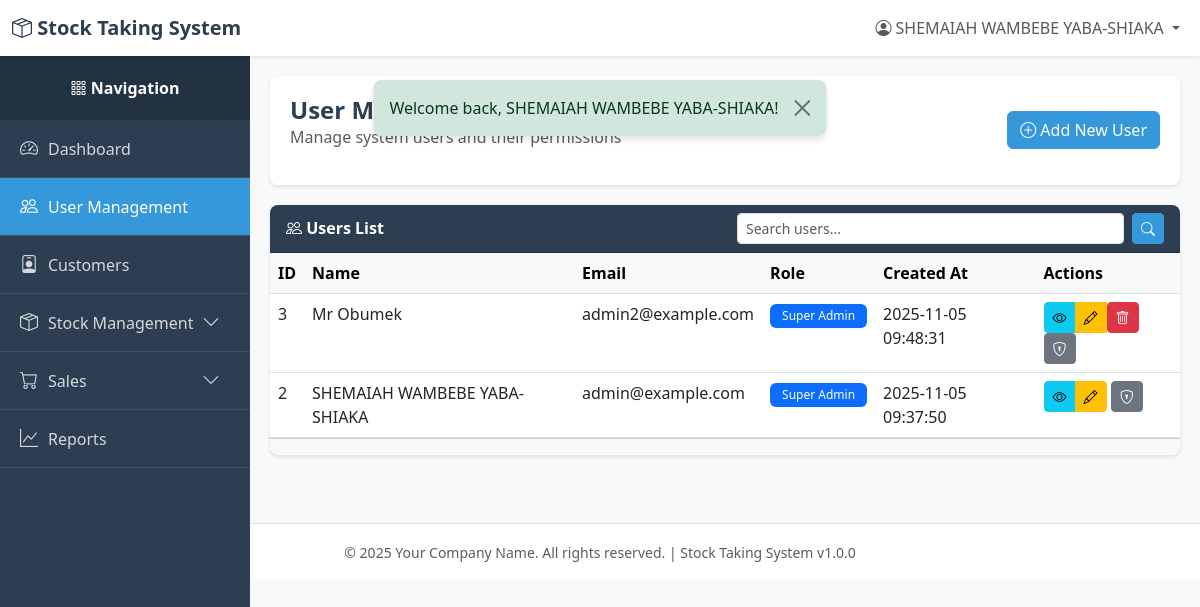
The app's page /index.php?page=users (signed in), older data.
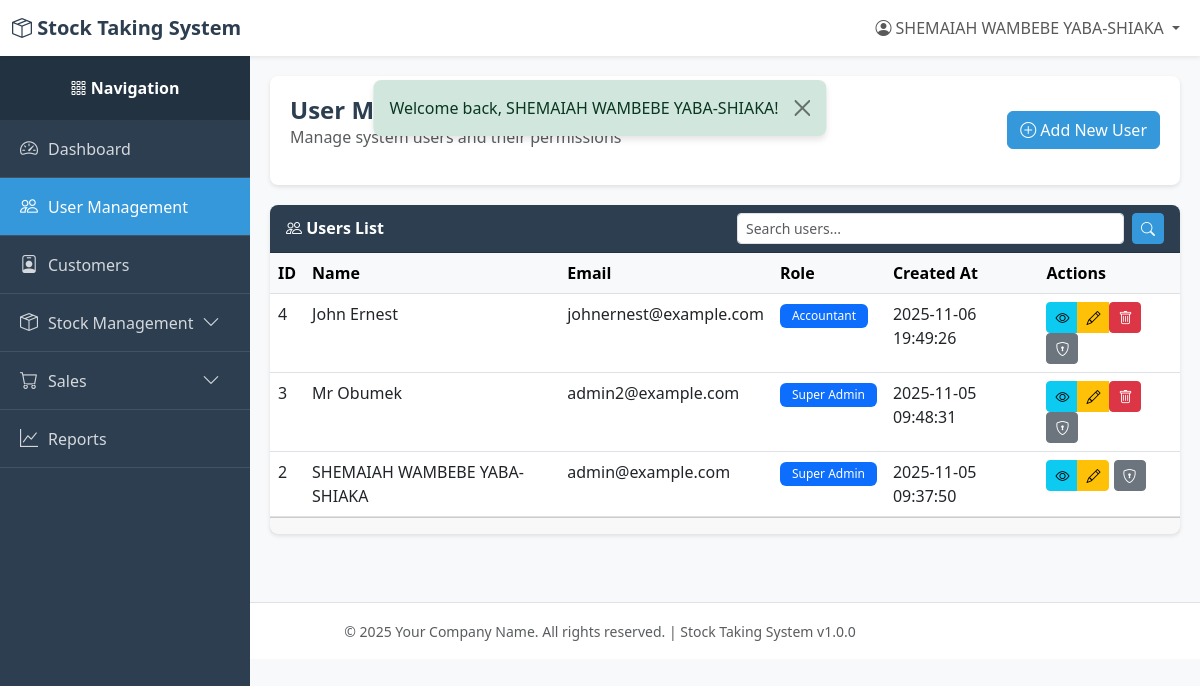
The same page, newer data.
### tables this page shows
CREATE TABLE `users` (
  `id` int(11) NOT NULL,
  `email` varchar(255) NOT NULL,
  `password` varchar(255) NOT NULL,
  `name` varchar(255) NOT NULL,
  `role` varchar(50) NOT NULL DEFAULT 'viewer',
  `created_at` timestamp NOT NULL DEFAULT current_timestamp(),
  `updated_at` timestamp NULL DEFAULT NULL ON UPDATE current_timestamp(),
  `deleted_at` timestamp NULL DEFAULT NULL
);

### index.php (called while the page is built, shortened)
<?php
require_once __DIR__ . '/utils/auth_middleware.php';
require_once __DIR__ . '/controllers/routes.php';

### utils/auth_middleware.php (called while the page is built, shortened)
<?php
function hasPermission($module, $action = ACTION_VIEW) {
    if (isset($_SESSION['user_role']) && $_SESSION['user_role'] === ROLE_SUPER_ADMIN) {
        return true;
    }
    $permissions = $_SESSION['permissions'];
    return in_array($action, $permissions[$module]);
}
function getCurrentUserId() {
    return $_SESSION['user_id'] ?? null;
}
function getCurrentUser() {
    return [
        'id' => $_SESSION['user_id'],
        'email' => $_SESSION['user_email'],
        'name' => $_SESSION['user_name'] ?? '',
        'role' => $_SESSION['user_role'] ?? '',
        'permissions' => $_SESSION['permissions'] ?? []
    ];
}

### models/user.php (called while the page is built, shortened)
<?php
require_once __DIR__ . '/../config/db.php';
class User {
    private $db;
    private $table = 'users';
    public function __construct() {
        $this->db = Database::getInstance()->getConnection();
    }
    public function getAll($limit = RECORDS_PER_PAGE, $offset = 0) {
        try {
            $sql = "SELECT id, email, name, role, created_at, updated_at
                    FROM {$this->table}
                    WHERE deleted_at IS NULL
                    ORDER BY created_at DESC
                    LIMIT :limit OFFSET :offset";
            $stmt = $this->db->prepare($sql);
            $stmt->bindValue(':limit', $limit, PDO::PARAM_INT);
            $stmt->bindValue(':offset', $offset, PDO::PARAM_INT);
            $stmt->execute();
            return $stmt->fetchAll();
        } catch (PDOException $e) {
            error_log("User fetch error: " . $e->getMessage());
            return [];
        }
    }
}

### config/db.php (called while the page is built, shortened)
<?php
class Database {
    private static $instance = null;
    private $connection;
    private $host = 'localhost';
    private $db_name = 'stock_system';
    private $username = 'root';
    private $password = '';
    private $charset = 'utf8mb4';
    private function __construct() {
        try {
            $dsn = "mysql:host={$this->host};dbname={$this->db_name};charset={$this->charset}";
            $options = [
                PDO::ATTR_ERRMODE            => PDO::ERRMODE_EXCEPTION,
                PDO::ATTR_DEFAULT_FETCH_MODE => PDO::FETCH_ASSOC,
                PDO::ATTR_EMULATE_PREPARES   => false,
            ];
            $this->connection = new PDO($dsn, $this->username, $this->password, $options);
        } catch (PDOException $e) {
            error_log("Database Connection Error: " . $e->getMessage());
            die("Database connection failed. Please contact the administrator.");
        }
    }
    public static function getInstance() {
        if (self::$instance === null) {
            self::$instance = new self();
        }
        return self::$instance;
    }
    public function getConnection() {
        return $this->connection;
    }
}

### utils/helpers.php (called while the page is built, shortened)
<?php
function formatDate($date, $format = 'Y-m-d H:i:s') {
    $timestamp = strtotime($date);
    return $timestamp ? date($format, $timestamp) : $date;
}

### views/users/index.php (the view, shortened to what the changed rows need)
<?php
require_once __DIR__ . '/../../config/db.php';
require_once __DIR__ . '/../../models/user.php';
require_once __DIR__ . '/../../utils/helpers.php';
$currentPage = isset($_GET['page_num']) ? (int)$_GET['page_num'] : 1;
$searchQuery = $_GET['search'] ?? '';
$userModel = new User();
if (!empty($searchQuery)) {
    $users = $userModel->search($searchQuery, RECORDS_PER_PAGE, ($currentPage - 1) * RECORDS_PER_PAGE);
    $totalUsers = count($users);
} else {
    $users = $userModel->getAll(RECORDS_PER_PAGE, ($currentPage - 1) * RECORDS_PER_PAGE);
}
require_once __DIR__ . '/../../layout/header.php';
?>
<div class="content-wrapper">
    <div class="page-header">
        <div class="d-flex justify-content-between align-items-center">
            <div>
                <h1 class="page-title">User Management</h1>
            </div>
        </div>
    </div>
    <div class="card">
        <div class="card-body p-0">
            <?php if (empty($users)): ?>
            <div class="alert alert-info m-3">
                <i class="bi bi-info-circle"></i> No users found.
            </div>
            <?php else: ?>
            <div class="table-responsive">
                <table class="table table-hover mb-0">
                    <thead class="table-light">
                        <tr>
                            <th>ID</th>
                            <th>Name</th>
                            <th>Email</th>
                            <th>Role</th>
                            <th>Created At</th>
                            <th>Actions</th>
                        </tr>
                    </thead>
                    <tbody>
                        <?php foreach ($users as $user): ?>
                        <tr>
                            <td><?php echo $user['id']; ?></td>
                            <td><?php echo htmlspecialchars($user['name']); ?></td>
                            <td><?php echo htmlspecialchars($user['email']); ?></td>
                            <td>
                                <span class="badge bg-primary">
                                    <?php echo USER_ROLES[$user['role']] ?? $user['role']; ?>
                                </span>
                            </td>
                            <td><?php echo formatDate($user['created_at']); ?></td>
                            <td>
                                <?php
                                $id = $user['id'];
                                $canView = hasPermission(MODULE_USER_MANAGEMENT, ACTION_VIEW);
                                $canEdit = hasPermission(MODULE_USER_MANAGEMENT, ACTION_EDIT);
                                $canDelete = hasPermission(MODULE_USER_MANAGEMENT, ACTION_DELETE) && $user['id'] != getCurrentUserId();
                                include __DIR__ . '/../../layout/quick_action_buttons.php';
                                ?>
                                <?php if (hasPermission(MODULE_USER_MANAGEMENT, ACTION_EDIT)): ?>
                                <a href="/new-stock-system/index.php?page=users_permissions&id=<?php echo $user['id']; ?>"
                                   class="btn btn-sm btn-secondary"
                                   title="Manage Permissions">
                                    <i class="bi bi-shield-lock"></i>
                                </a>
                                <?php endif; ?>
                            </td>
                        </tr>
                        <?php endforeach; ?>
                    </tbody>
                </table>
            </div>
            <?php endif; ?>
        </div>
    </div>
</div>
<?php require_once __DIR__ . '/../../layout/footer.php'; ?>

### layout/header.php (shortened to what the changed rows need)
<?php
require_once __DIR__ . '/../utils/helpers.php';
$currentUser = getCurrentUser();
?>
<!DOCTYPE html>
<html lang="en">
<head>
    <link href="https://cdn.jsdelivr.net/npm/bootstrap@5.3.0/dist/css/bootstrap.min.css" rel="stylesheet">
    <link rel="stylesheet" href="https://cdn.jsdelivr.net/npm/bootstrap-icons@1.10.0/font/bootstrap-icons.css">
</head>
<body>
    <nav class="navbar navbar-expand-lg navbar-light bg-white shadow-sm fixed-top">
        <div class="container-fluid">
            <div class="collapse navbar-collapse" id="navbarNav">
                <ul class="navbar-nav ms-auto">
                    <?php if ($currentUser): ?>
                        <li class="nav-item dropdown">
                            <a class="nav-link dropdown-toggle" href="#" id="userDropdown" role="button" data-bs-toggle="dropdown">
                                <i class="bi bi-person-circle"></i> <?php echo htmlspecialchars($currentUser['name']); ?>
                            </a>
                        </li>
                    <?php endif; ?>
                </ul>
            </div>
        </div>
    </nav>

### layout/quick_action_buttons.php (shortened to what the changed rows need)
<?php
$id = $id ?? 0;
$module = $module ?? '';
$canView = $canView ?? true;
$canEdit = $canEdit ?? true;
$canDelete = $canDelete ?? true;
?>
<div class="btn-group btn-group-sm" role="group">
    <?php if ($canView): ?>
    <a href="/new-stock-system/index.php?page=<?php echo $module; ?>_view&id=<?php echo $id; ?>"
       class="btn btn-info btn-sm"
       title="View Details">
        <i class="bi bi-eye"></i>
    </a>
    <?php endif; ?>
    <?php if ($canEdit): ?>
    <a href="/new-stock-system/index.php?page=<?php echo $module; ?>_edit&id=<?php echo $id; ?>"
       class="btn btn-warning btn-sm"
       title="Edit">
        <i class="bi bi-pencil"></i>
    </a>
    <?php endif; ?>
    <?php if ($canDelete): ?>
    <form method="POST"
          action="/new-stock-system/controllers/<?php echo $module; ?>/delete/index.php"
          style="display: inline;"
          onsubmit="return confirmDelete();">
        <button type="submit" class="btn btn-danger btn-sm" title="Delete">
            <i class="bi bi-trash"></i>
        </button>
    </form>
    <?php endif; ?>
</div>

Row changes from the older to the newer data that the page shows:
added users: id "4", name "John Ernest", email "johnernest@example.com", role "Accountant", created_at "2025-11-06 19:49:26"
